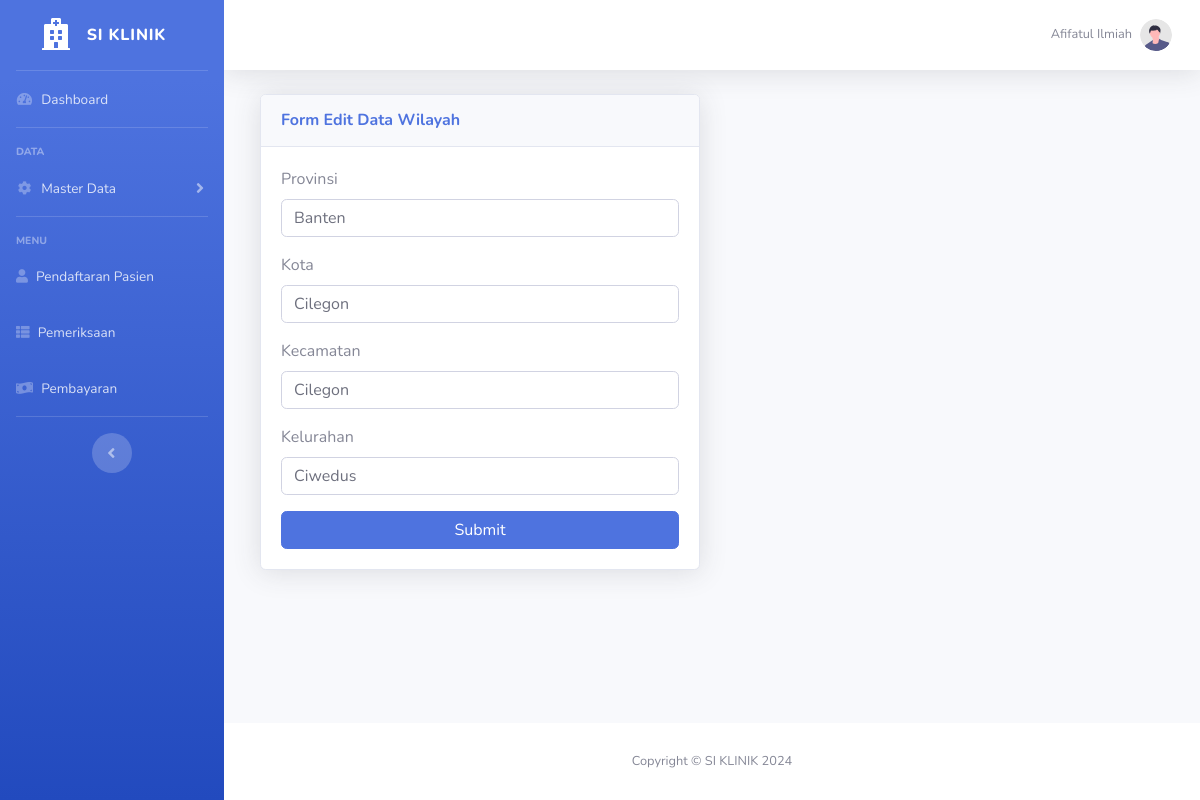
The page /wilayah/edit.php?id=5 (signed in) on the database its author committed.
### tables this page shows
CREATE TABLE `user` (
  `id` int(11) NOT NULL,
  `id_pegawai` int(11) NOT NULL,
  `username` varchar(255) NOT NULL,
  `password` varchar(255) NOT NULL,
  `level` varchar(255) NOT NULL
);

CREATE TABLE `pegawai` (
  `id` int(11) NOT NULL,
  `nama_pegawai` varchar(255) NOT NULL,
  `nohp` varchar(12) NOT NULL,
  `alamat` varchar(255) NOT NULL,
  `jk` varchar(255) NOT NULL
);

CREATE TABLE `wilayah` (
  `id` int(11) NOT NULL,
  `provinsi` varchar(255) NOT NULL,
  `kota` varchar(255) NOT NULL,
  `kecamatan` varchar(255) NOT NULL,
  `kelurahan` varchar(255) NOT NULL
);

### wilayah/function.php (called while the page is built, shortened)
<?php
require "../koneksi.php";
function select($query)
{
    global $conn;
    $sql = mysqli_query($conn, $query);
    $wilayahs = [];
    while ($wilayah = mysqli_fetch_assoc($sql)) {
        $wilayahs[] = $wilayah;
    }
    return $wilayahs;
}

### wilayah/edit.php (the view, shortened to what this page needs)
<?php
require "function.php";
$pegawai = $_SESSION["id_pegawai"];
$user = mysqli_query($conn, "SELECT * FROM user A LEFT JOIN pegawai B ON B.id = A.id_pegawai WHERE A.id_pegawai = '$pegawai'");
$user = mysqli_fetch_assoc($user);
$id = $_GET["id"];
$wilayah = select("SELECT * FROM wilayah WHERE id='$id'")[0];
?>
<!DOCTYPE html>
<html lang="en">
<head>
    <link href="../assets/vendor/fontawesome-free/css/all.min.css" rel="stylesheet" type="text/css">
    <link href="../assets/css/sb-admin-2.min.css" rel="stylesheet">
</head>
<body id="page-top">
    <div id="wrapper">
        <ul class="navbar-nav bg-gradient-primary sidebar sidebar-dark accordion" id="accordionSidebar">
            <a class="sidebar-brand d-flex align-items-center justify-content-center" href="../index.php">
                <div class="sidebar-brand-icon">
                    <i class="fas fa-hospital"></i>
                </div>
                <div class="sidebar-brand-text mx-3">SI KLINIK</div>
            </a>
            <hr class="sidebar-divider my-0">
            <li class="nav-item">
                <a class="nav-link" href="../index.php">
                    <i class="fas fa-fw fa-tachometer-alt"></i>
                    <span>Dashboard</span></a>
            </li>
            <hr class="sidebar-divider">
            <div class="sidebar-heading">
                Data
            </div>
            <li class="nav-item">
                <a class="nav-link collapsed" href="#" data-toggle="collapse" data-target="#collapseTwo" aria-expanded="true" aria-controls="collapseTwo">
                    <i class="fas fa-fw fa-cog"></i>
                    <span>Master Data</span>
                </a>
            </li>
            <hr class="sidebar-divider">
            <div class="sidebar-heading">
                Menu
            </div>
            <li class="nav-item">
                <a class="nav-link" href="../pendaftaran/index.php">
                    <i class="fas fa-user"></i>
                    <span>Pendaftaran Pasien</span>
                </a>
            </li>
            <li class="nav-item">
                <a class="nav-link" href="../pemeriksaan/index.php">
                    <i class="fas fa-th-list"></i>
                    <span>Pemeriksaan</span>
                </a>
            </li>
            <li class="nav-item">
                <a class="nav-link" href="../pembayaran/index.php">
                    <i class="fas fa-money-bill-wave"></i>
                    <span>Pembayaran</span>
                </a>
            </li>
            <hr class="sidebar-divider d-none d-md-block">
            <div class="text-center d-none d-md-inline">
                <button class="rounded-circle border-0" id="sidebarToggle"></button>
            </div>
        </ul>
        <div id="content-wrapper" class="d-flex flex-column">
            <div id="content">
                <nav class="navbar navbar-expand navbar-light bg-white topbar mb-4 static-top shadow">
                    <ul class="navbar-nav ml-auto">
                        <li class="nav-item dropdown no-arrow">
                            <a class="nav-link dropdown-toggle" href="#" id="userDropdown" role="button" data-toggle="dropdown" aria-haspopup="true" aria-expanded="false">
                                <span class="mr-2 d-none d-lg-inline text-gray-600 small"><?= $user["nama_pegawai"]; ?></span>
                                <img class="img-profile rounded-circle" src="../assets/img/undraw_profile.svg">
                            </a>
                        </li>
                    </ul>
                </nav>
                <div class="container-fluid">
                    <div class="col-md-6">
                        <div class="card shadow mb-4">
                            <div class="card-header py-3">
                                <h6 class="m-0 font-weight-bold text-primary">Form Edit Data Wilayah</h6>
                            </div>
                            <div class="card-body">
                                <form action="" method="post">
                                    <div class="form-group">
                                        <label for="provinsi">Provinsi</label>
                                        <input type="text" class="form-control form-control-user" id="provinsi" name="provinsi" value="<?= $wilayah["provinsi"]; ?>" required>
                                    </div>
                                    <div class="form-group">
                                        <label for="kota">Kota</label>
                                        <input type="text" class="form-control form-control-user" id="kota" name="kota" value="<?= $wilayah["kota"]; ?>" required>
                                    </div>
                                    <div class="form-group">
                                        <label for="kecamatan">Kecamatan</label>
                                        <input type="text" class="form-control form-control-user" id="kecamatan" name="kecamatan" value="<?= $wilayah["kecamatan"]; ?>" required>
                                    </div>
                                    <div class="form-group">
                                        <label for="kelurahan">Kelurahan</label>
                                        <input type="text" class="form-control form-control-user" id="kelurahan" name="kelurahan" value="<?= $wilayah["kelurahan"]; ?>" required>
                                    </div>
                                    <button name="submit" class="btn btn-primary btn-user btn-block" type="submit">
                                        Submit
                                    </button>
                                </form>
                            </div>
                        </div>
                    </div>
                </div>
            </div>
            <footer class="sticky-footer bg-white">
                <div class="container my-auto">
                    <div class="copyright text-center my-auto">
                        <span>Copyright &copy; SI KLINIK <?= date("Y") ?></span>
                    </div>
                </div>
            </footer>
        </div>
    </div>
</body>
</html>

### rows shown on the page
user: id_pegawai.nama_pegawai "Afifatul Ilmiah"
wilayah: provinsi "Banten", kota "Cilegon", kecamatan "Cilegon", kelurahan "Ciwedus"
